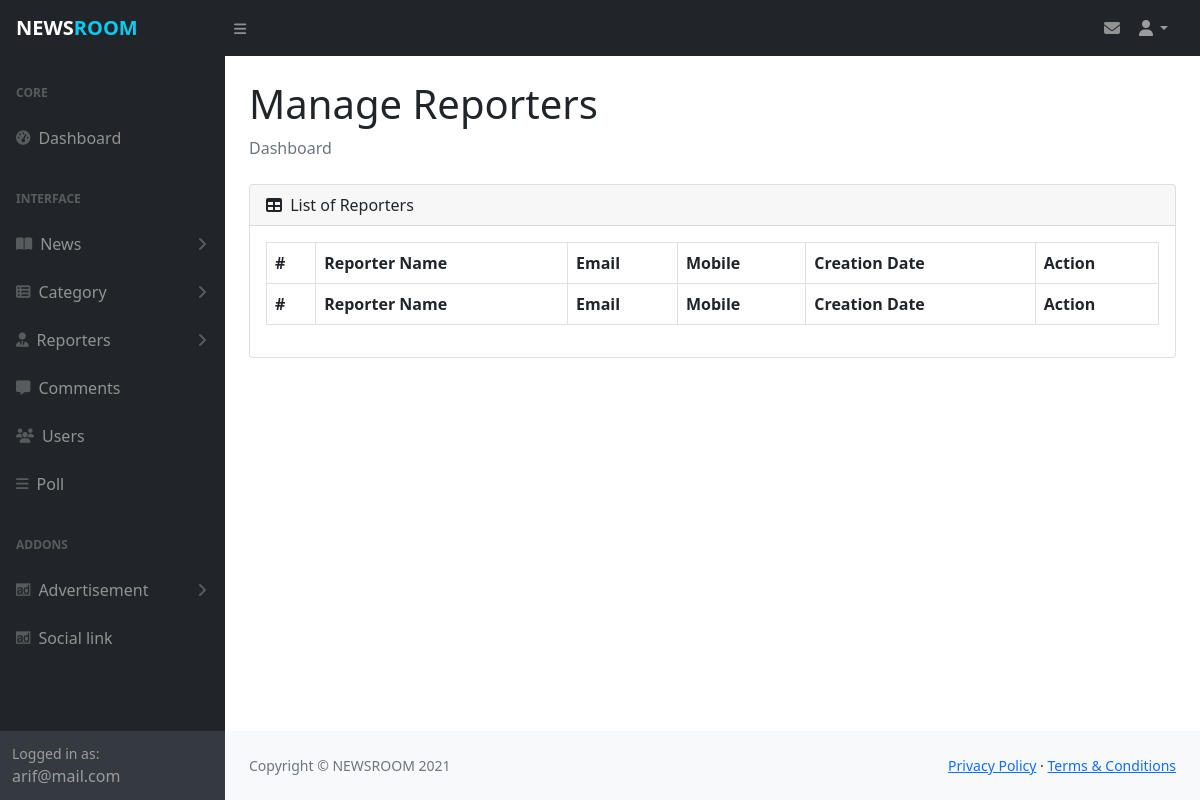
Page /admin/manage_reporters.php (signed in) on the earlier database version.
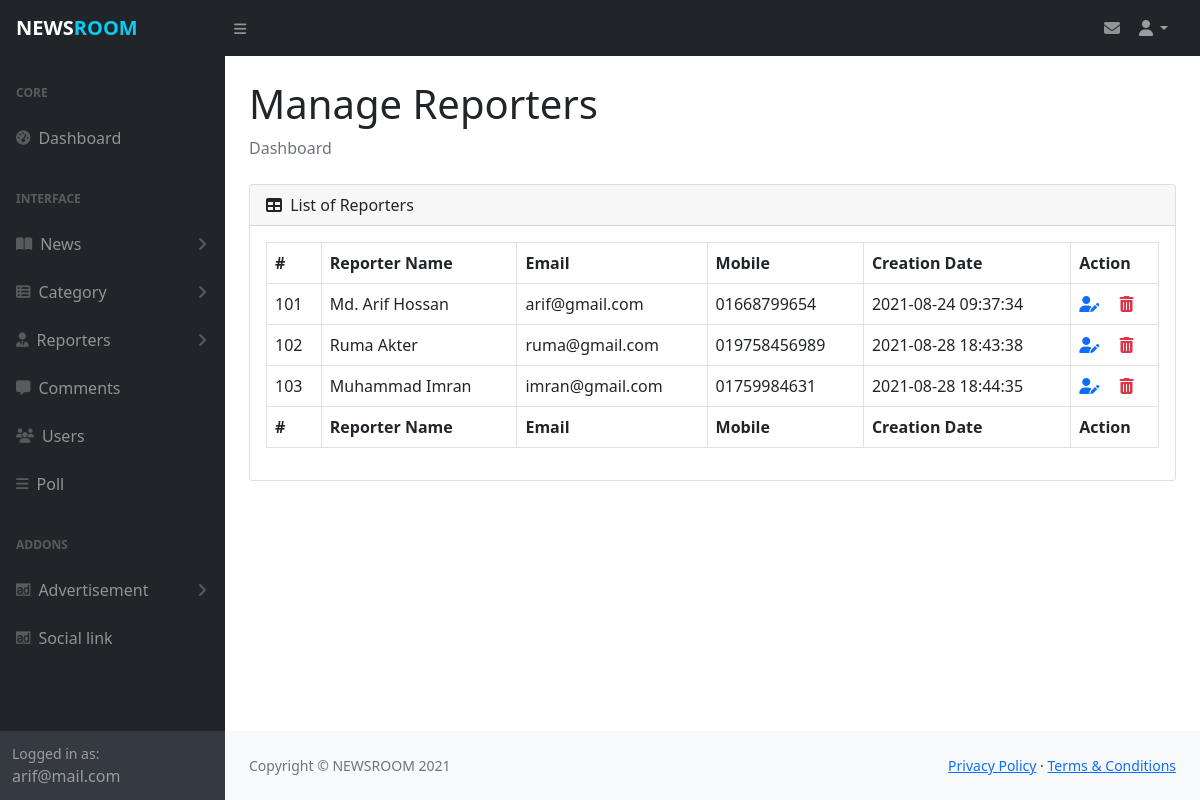
Same page on the later database version.
### tables this page shows
CREATE TABLE `myreporter` (
  `id` int(11) NOT NULL,
  `reporter_name` varchar(30) NOT NULL,
  `reporter_mail` varchar(30) NOT NULL,
  `reporter_mobile` varchar(14) NOT NULL,
  `reporter_img` varchar(100) NOT NULL,
  `created_date` timestamp NOT NULL DEFAULT current_timestamp()
);

### admin/manage_reporters.php (the view, shortened to what this page needs)
<?php include_once('includes/header.php');?>
<?php
    $sql="SELECT * FROM myreporter";
    $result=$db_config->query($sql);
?>
                <main>
                    <div class="container-fluid px-4">
                        <h1 class="mt-4">Manage Reporters</h1>
                        <ol class="breadcrumb mb-4">
                            <li class="breadcrumb-item active">Dashboard</li>
                        </ol>
                        <div class="card mb-4">
                            <div class="card-header">
                                <i class="fas fa-table me-1"></i>
                                List of Reporters
                            </div>
                            <div class="card-body table-responsive">
                                <table id="datatablesSimple" class="table table-bordered">
                                    <thead>
                                        <tr>
                                            <th>#</th>
                                            <th>Reporter Name</th>
                                            <th>Email</th>
                                            <th>Mobile</th>
                                            <th>Creation Date</th>
                                            <th>Action</th>
                                        </tr>
                                    </thead>
                                    <tfoot>
                                        <tr>
                                            <th>#</th>
                                            <th>Reporter Name</th>
                                            <th>Email</th>
                                            <th>Mobile</th>
                                            <th>Creation Date</th>
                                            <th>Action</th>
                                        </tr>
                                    </tfoot>
                                    <tbody>
                                        <?php while ($data=$result->fetch_assoc()) { ?>
                                        <tr>
                                            <td><?php if (!empty($data['id'])) echo $data['id']; ?></td>
                                            <td><?php if (!empty($data['reporter_name'])) echo $data['reporter_name']; ?></td>
                                            <td><?php if (!empty($data['reporter_mail'])) echo $data['reporter_mail']; ?></td>
                                            <td><?php if (!empty($data['reporter_mobile'])) echo $data['reporter_mobile']; ?></td>
                                            <td><?php if (!empty($data['created_date'])) echo $data['created_date']; ?></td>
                                            <td>
                                                <a href="update_reporter.php?rid=<?php echo $data['id']?>" class="me-3"><i class="fas fa-user-edit"></i></a>
                                                <a href="includes/process.php?action=r_del&img=<?php echo $data['reporter_img']?>&id=<?php echo $data['id']?>" class="text-danger" onclick='return confirm("Are you sure about delete?")'>
                                                    <i class='fas fa-trash-alt'></i>
                                                </a>
                                            </td>
                                        </tr>
                                        <?php } ?>
                                    </tbody>
                                </table>
                            </div>
                        </div>
                    </div>
                </main>
<?php include_once('includes/footer.php');?>

Differences in the rows shown:
added myreporter: id "101", reporter_name "Md. Arif Hossan", reporter_mail "arif@gmail.com", reporter_mobile "01668799654", created_date "2021-08-24 09:37:34"
added myreporter: id "102", reporter_name "Ruma Akter", reporter_mail "ruma@gmail.com", reporter_mobile "019758456989", created_date "2021-08-28 18:43:38"
added myreporter: id "103", reporter_name "Muhammad Imran", reporter_mail "imran@gmail.com", reporter_mobile "01759984631", created_date "2021-08-28 18:44:35"
